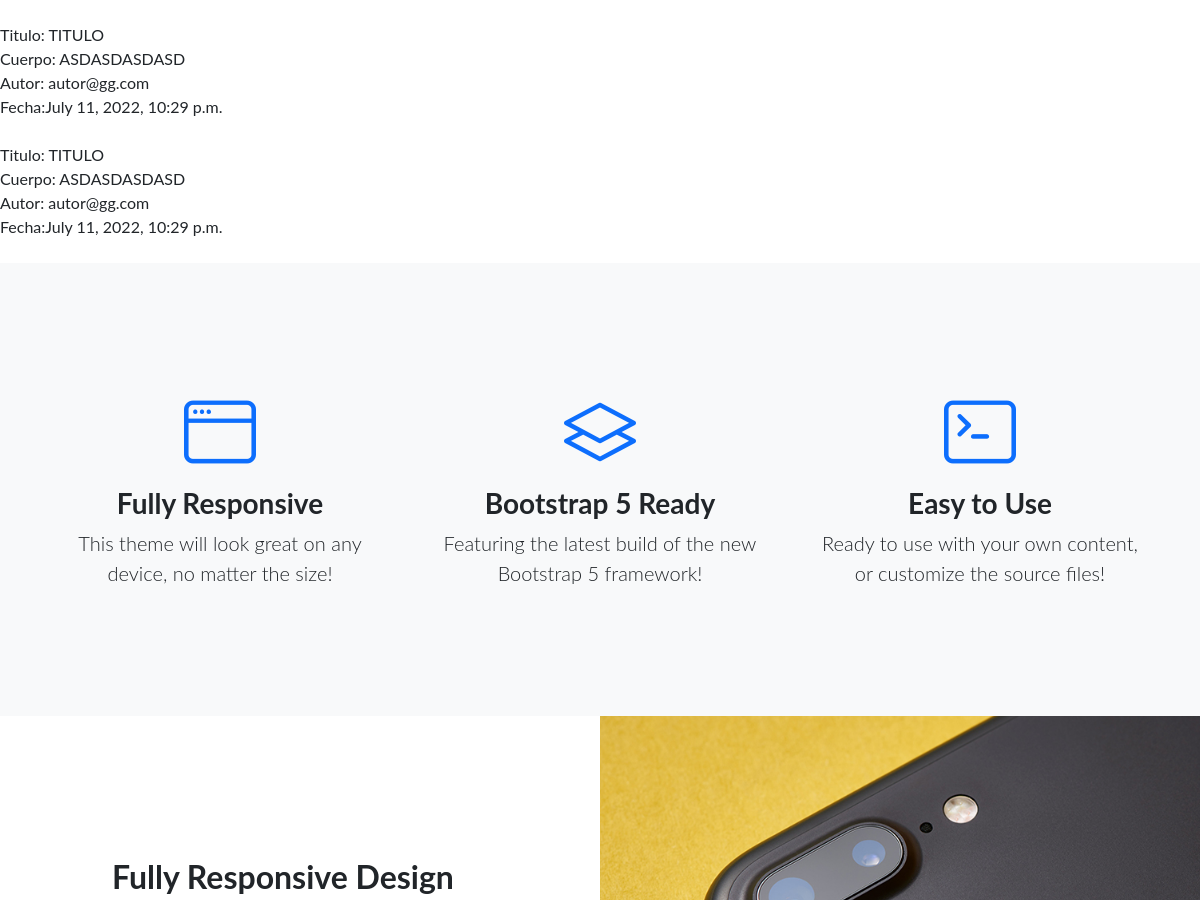
Page /AppCoder/posteos/ (middle part) on the earlier database version.
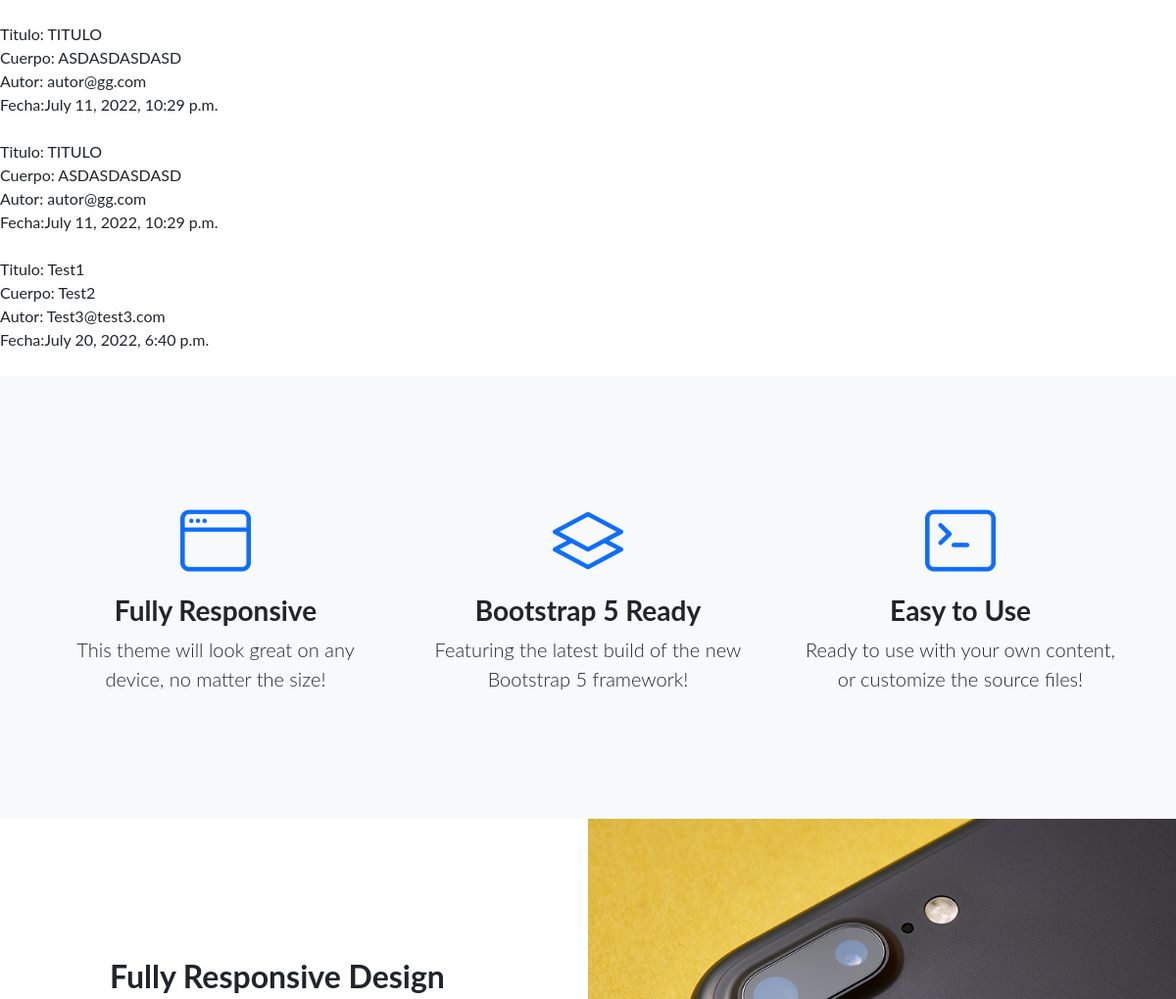
Same page on the later database version.
### AppCoder/models.py (models this page shows)
class Posteo(models.Model):
    titulo = models.CharField(max_length=50)
    cuerpo = models.CharField(max_length=50)
    autor = models.EmailField()
    fecha = models.DateTimeField()
    class Meta:
         verbose_name_plural = "Posteos"

### AppCoder/views.py (the view)
# urls.py: path('posteos/', posteos, name='posteos'),
def posteos(request):
    posteos = Posteo.objects.all()
    return render(context={'posteos': posteos},request=request, template_name='AppCoder/posteos.html')

### AppCoder/templates/AppCoder/posteos.html (shortened to what this page needs)
{% extends "AppCoder/padre.html" %}
{% load static %}
{% block contenido_que_cambia %}
{% for posteo in posteos %}
Titulo: {{posteo.titulo}}<br>
Cuerpo: {{posteo.cuerpo}}<br>
Autor: {{posteo.autor}}<br>
Fecha:{{posteo.fecha}}<br>
<br>
{% endfor %}
{% endblock %}

Differences in the rows shown:
added Posteo: titulo "Test1", cuerpo "Test2", autor "Test3@test3.com", fecha "July 20, 2022, 6:40 p.m."
